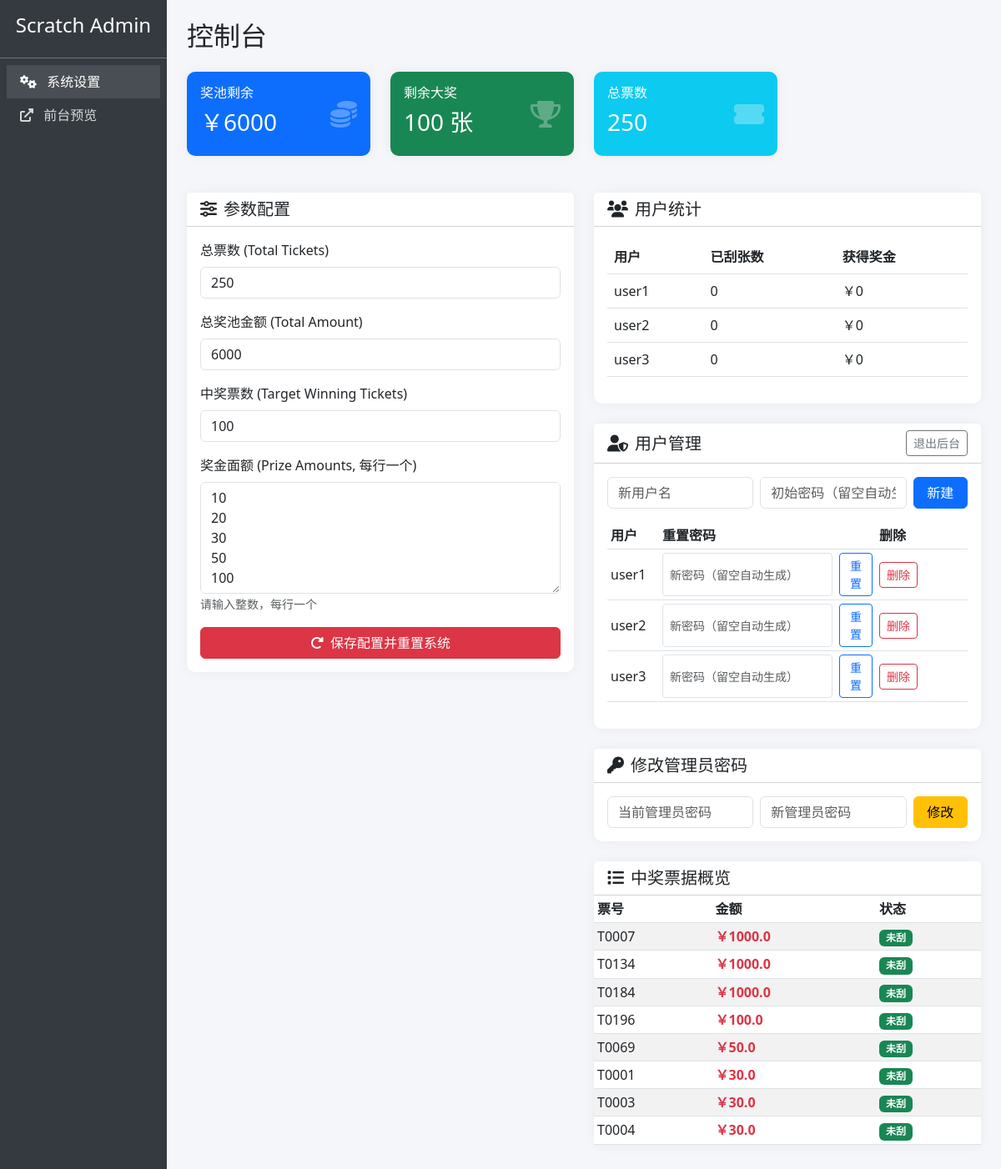
The app's page /admin/settings (signed in), older data.
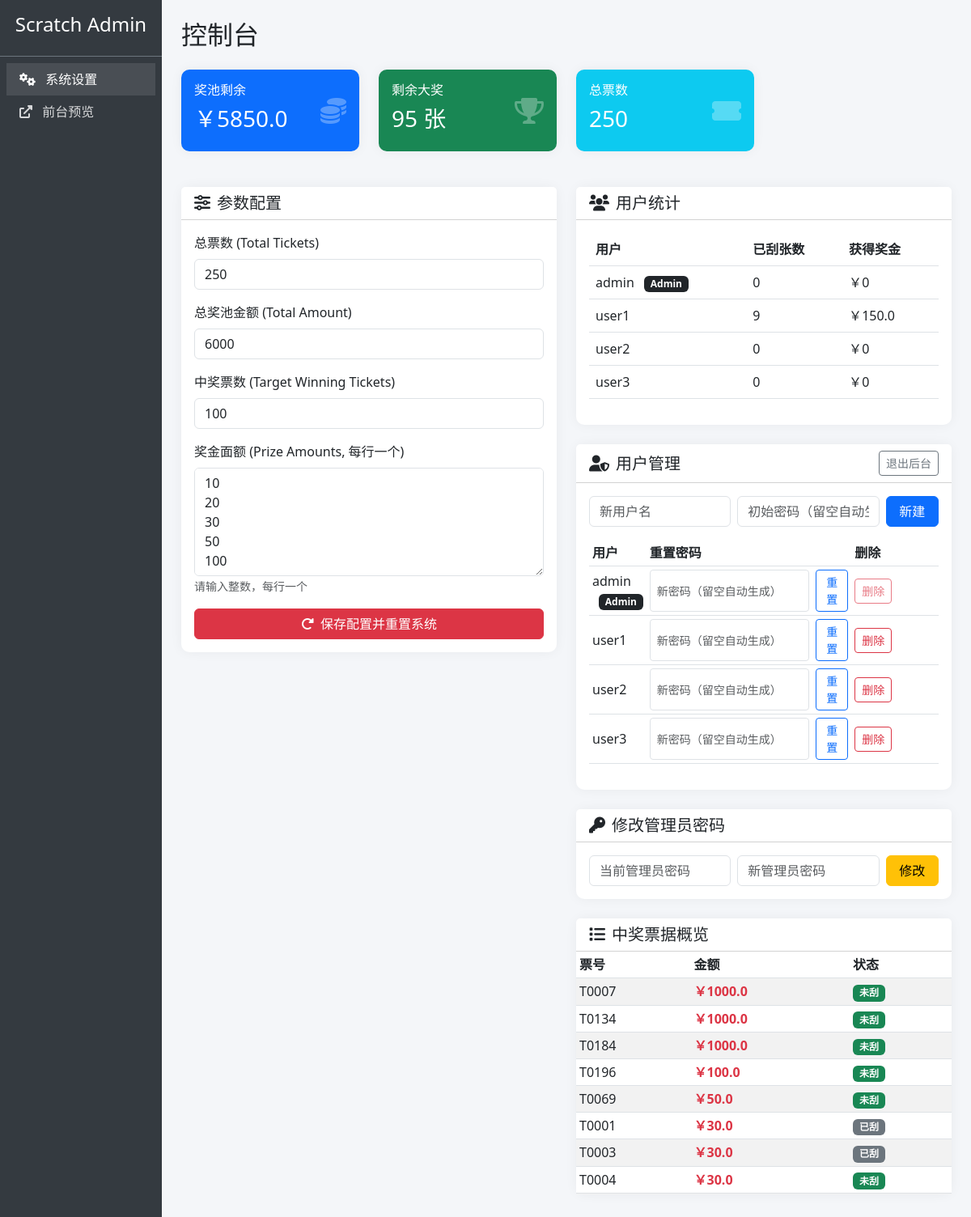
The same page, newer data.
### tables this page shows
CREATE TABLE users (
                id INTEGER PRIMARY KEY,
                username TEXT UNIQUE,
                password TEXT,
                spent_amount REAL DEFAULT 0
            , is_admin INTEGER DEFAULT 0);

CREATE TABLE tickets (
                id INTEGER PRIMARY KEY,
                ticket_number TEXT,
                amount REAL,
                is_selected INTEGER DEFAULT 0
            , owner_username TEXT);

### app.py (the view, shortened to what this page needs)
@app.route('/admin/settings', methods=['GET', 'POST'])
def admin_settings():
    if 'admin' not in session:
        return redirect(url_for('admin'))
    try:
        with open(SETTINGS_FILE, 'r', encoding='utf-8') as f:
            settings = json.load(f)
    except FileNotFoundError:
        settings = {
            'total_tickets': 100,
            'total_amount': 10000,
            'target_winning_tickets': 50,
            'prize_amounts': [10, 20, 30, 50, 100, 200, 500, 1000]
        }
    user_stats = []
    users = []
    remaining_prize_pool = 0
    remaining_winning_tickets = 0
    winning_tickets = []
    try:
        conn = sqlite3.connect(DB_FILE)
        ensure_user_schema(conn)
        cursor = conn.cursor()
        cursor.execute('SELECT username, COALESCE(is_admin, 0) FROM users ORDER BY COALESCE(is_admin, 0) DESC, username ASC')
        all_users = cursor.fetchall()
        all_usernames = {u[0] for u in all_users}
        users = [(u[0], int(u[1] or 0)) for u in all_users]
        cursor.execute('''
            SELECT owner_username, COUNT(*), COALESCE(SUM(amount), 0)
            FROM tickets
            WHERE is_selected = 1 AND owner_username IS NOT NULL
            GROUP BY owner_username
        ''')
        stats_data = {row[0]: (row[1], row[2]) for row in cursor.fetchall()}
        user_stats = []
        for username, is_admin in all_users:
            count, winnings = stats_data.get(username, (0, 0))
            user_stats.append((username, count, winnings, int(is_admin or 0)))
        for username in stats_data:
            if username not in all_usernames:
                count, winnings = stats_data[username]
                user_stats.append((f"{username} (已删)", count, winnings, 0))
        cursor.execute('SELECT COALESCE(SUM(amount), 0) FROM tickets WHERE is_selected = 1 AND amount > 0')
        won_amount = cursor.fetchone()[0] or 0
        remaining_prize_pool = settings['total_amount'] - won_amount
        cursor.execute('SELECT COUNT(*) FROM tickets WHERE is_selected = 1 AND amount > 0')
        won_tickets = cursor.fetchone()[0] or 0
        remaining_winning_tickets = settings['target_winning_tickets'] - won_tickets
        cursor.execute('SELECT ticket_number, amount, is_selected FROM tickets WHERE amount > 0 ORDER BY amount DESC, ticket_number')
        winning_tickets = cursor.fetchall()
        conn.close()
    except sqlite3.Error as e:
        print(f"查询统计信息错误: {e}")
    return render_template('admin_settings.html',
                         settings=settings,
                         user_stats=user_stats,
                         users=users,
                         remaining_prize_pool=remaining_prize_pool,
                         remaining_winning_tickets=remaining_winning_tickets,
                         winning_tickets=winning_tickets)

### app.py (called while the page is built)
def ensure_user_schema(conn: sqlite3.Connection):
    cursor = conn.cursor()
    cursor.execute("PRAGMA table_info(users)")
    columns = [info[1] for info in cursor.fetchall()]
    if 'is_admin' not in columns:
        cursor.execute('ALTER TABLE users ADD COLUMN is_admin INTEGER DEFAULT 0')
        conn.commit()

### templates/admin_settings.html (shortened to what the changed rows need)
<!DOCTYPE html>
<html lang="zh-CN">
<head>
    <link href="https://cdn.jsdelivr.net/npm/bootstrap@5.3.0/dist/css/bootstrap.min.css" rel="stylesheet">
    <link href="https://cdnjs.cloudflare.com/ajax/libs/font-awesome/6.0.0/css/all.min.css" rel="stylesheet">
</head>
<body>
    <div class="container-fluid">
        <div class="row">
            <div class="col-md-10 p-4">
                <h2 class="mb-4">控制台</h2>
                <div class="row mb-4">
                    <div class="col-md-3">
                        <div class="card stat-card bg-primary text-white">
                            <div class="card-body d-flex justify-content-between align-items-center">
                                <div>
                                    <h6 class="card-title">奖池剩余</h6>
                                    <h3>￥{{ remaining_prize_pool }}</h3>
                                </div>
                            </div>
                        </div>
                    </div>
                    <div class="col-md-3">
                        <div class="card stat-card bg-success text-white">
                            <div class="card-body d-flex justify-content-between align-items-center">
                                <div>
                                    <h6 class="card-title">剩余大奖</h6>
                                    <h3>{{ remaining_winning_tickets }} 张</h3>
                                </div>
                            </div>
                        </div>
                    </div>
                </div>
                <div class="row">
                    <div class="col-md-6">
                        <div class="card">
                            <div class="card-body">
                                <div class="table-responsive">
                                    <table class="table table-hover">
                                        <thead>
                                            <tr>
                                                <th>用户</th>
                                                <th>已刮张数</th>
                                                <th>获得奖金</th>
                                            </tr>
                                        </thead>
                                        <tbody>
                                            {% for stat in user_stats %}
                                            <tr>
                                                <td>
                                                    {{ stat[0] }}
                                                    {% if stat[3] == 1 %}
                                                    <span class="badge bg-dark ms-2">Admin</span>
                                                    {% endif %}
                                                </td>
                                                <td>{{ stat[1] }}</td>
                                                <td>￥{{ stat[2] }}</td>
                                            </tr>
                                            {% endfor %}
                                        </tbody>
                                    </table>
                                </div>
                            </div>
                        </div>
                        <div class="card mt-4">
                            <div class="card-body">
                                <div class="table-responsive">
                                    <table class="table table-sm align-middle">
                                        <thead>
                                            <tr>
                                                <th>用户</th>
                                                <th style="width: 260px;">重置密码</th>
                                                <th style="width: 110px;">删除</th>
                                            </tr>
                                        </thead>
                                        <tbody>
                                            {% for u in users %}
                                            <tr>
                                                <td>
                                                    {{ u[0] }}
                                                    {% if u[1] == 1 %}
                                                    <span class="badge bg-dark ms-2">Admin</span>
                                                    {% endif %}
                                                </td>
                                                <td>
                                                    <form class="d-flex gap-2" method="POST" action="{{ url_for('admin_reset_password') }}">
                                                        <input name="new_password" class="form-control form-control-sm" placeholder="新密码（留空自动生成）">
                                                        <button class="btn btn-sm btn-outline-primary" type="submit">重置</button>
                                                    </form>
                                                </td>
                                                <td>
                                                    <form method="POST" action="{{ url_for('admin_delete_user') }}" onsubmit="return confirm('确定删除用户 {{ u[0] }}？（刮卡历史会保留）');">
                                                        <button class="btn btn-sm btn-outline-danger" type="submit" {% if u[0] == 'admin' or u[1] == 1 %}disabled{% endif %}>删除</button>
                                                    </form>
                                                </td>
                                            </tr>
                                            {% endfor %}
                                        </tbody>
                                    </table>
                                </div>
                            </div>
                        </div>
                        <div class="card mt-4">
                            <div class="card-body p-0" style="max-height: 300px; overflow-y: auto;">
                                <table class="table table-sm table-striped mb-0">
                                    <thead>
                                        <tr>
                                            <th>票号</th>
                                            <th>金额</th>
                                            <th>状态</th>
                                        </tr>
                                    </thead>
                                    <tbody>
                                        {% for ticket in winning_tickets %}
                                        <tr>
                                            <td>{{ ticket[0] }}</td>
                                            <td class="text-danger fw-bold">￥{{ ticket[1] }}</td>
                                            <td>
                                                {% if ticket[2] %}
                                                <span class="badge bg-secondary">已刮</span>
                                                {% else %}
                                                <span class="badge bg-success">未刮</span>
                                                {% endif %}
                                            </td>
                                        </tr>
                                        {% endfor %}
                                    </tbody>
                                </table>
                            </div>
                        </div>
                    </div>
                </div>
            </div>
        </div>
    </div>
</body>
</html>

Row changes from the older to the newer data that the page shows:
added users: username "admin", shows "Admin", stat "0"
changed users "user1": is_admin "0" → "9"; is_admin "0" → "150.0"
changed tickets (number 6 of 8 on the later page): is_selected "未刮" → "已刮"
changed tickets (number 7 of 8 on the later page): is_selected "未刮" → "已刮"
Text that changed along with them:
{{ remaining_prize_pool }}: "6000" → "5850.0"
{{ remaining_winning_tickets }}: "100" → "95"
